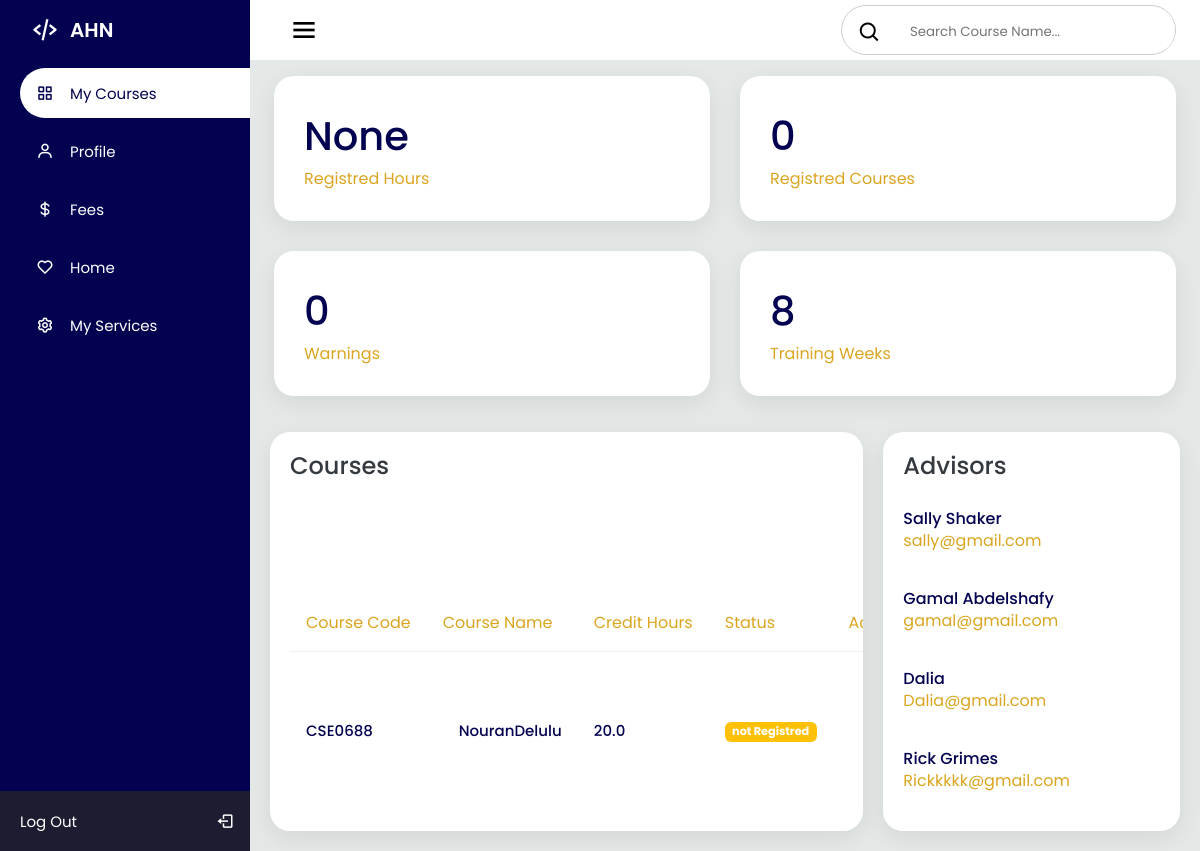
The page /courses on the database as committed earlier.
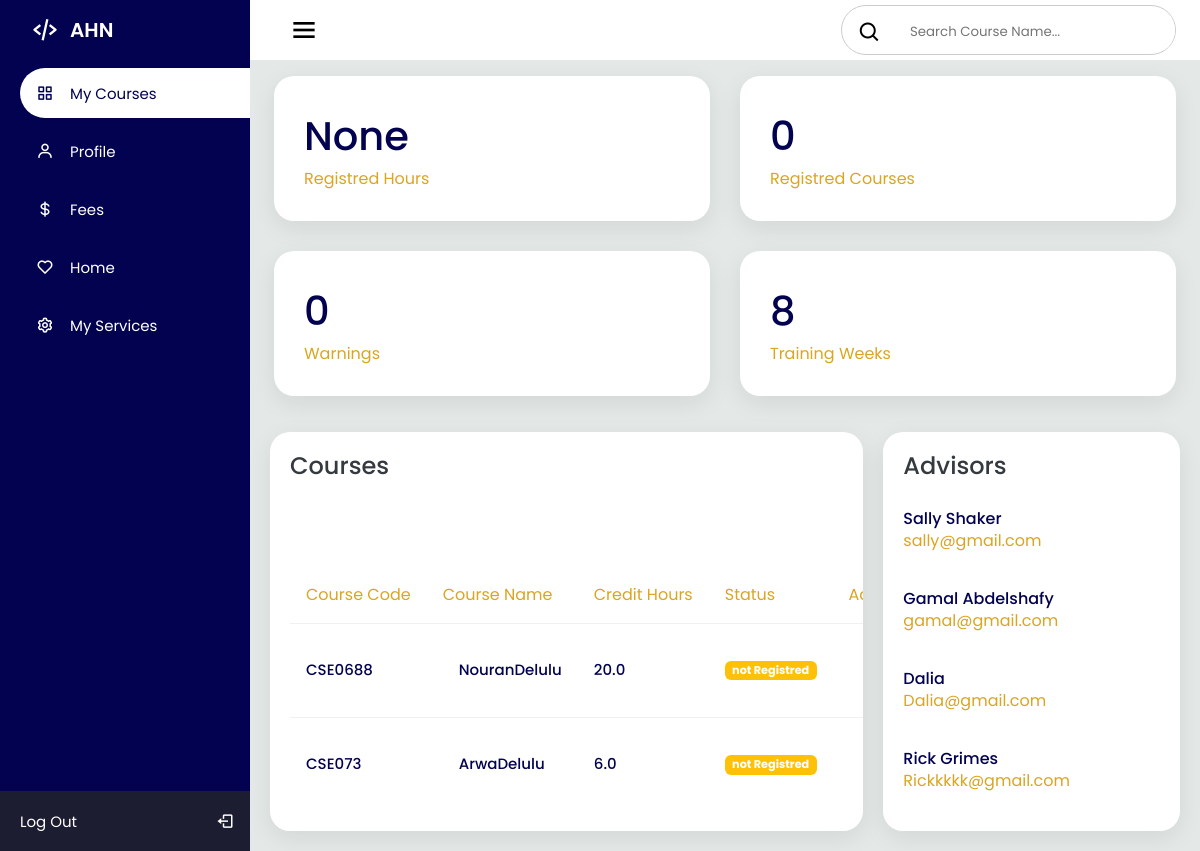
The same page on the database as committed later.
### AHNapp/models.py (models this page shows)
class Course(models.Model):
    id = models.AutoField(primary_key=True)
    Studentid = models.ForeignKey(Student, on_delete=models.CASCADE, default=0)
    CourseTitle = models.CharField(max_length=200)
    CourseCode = models.CharField(max_length=200)
    CourseWeight = models.FloatField()
    CourseGrade = models.FloatField()
    isReg = models.BooleanField(default=False)

class User(AbstractUser):
    name = models.CharField(max_length=200)
    password = models.CharField(max_length=200)
    id = models.AutoField(primary_key=True)
    email = models.EmailField(max_length=200)
    USERNAME_FIELD = 'email'

class Advisor(User):
    position = models.CharField(max_length=200)

class User(AbstractUser):
    name = models.CharField(max_length=200)
    password = models.CharField(max_length=200)
    id = models.AutoField(primary_key=True)
    email = models.EmailField(max_length=200)
    USERNAME_FIELD = 'email'

### AHNapp/views.py (the view)
# urls.py: path('courses', views.courses, name='courses'),
def courses(request):
    items = Course.objects.all()
    advisorat = Advisor.objects.all()
    total_weight = Course.objects.all().filter(isReg=True).aggregate(Sum('CourseWeight'))['CourseWeight__sum']
    regis_num = Course.objects.filter(isReg=True).count()
    return render(request, 'courses.html', {'courses': items,'total_weight': total_weight,"regis_num":regis_num,'advisorat':advisorat})

### AHNapp/templates/courses.html (shortened to what this page needs)
<!DOCTYPE html>
<html lang="en">
<head>
  <link rel="stylesheet" href="courses.css">
  <link href='https://unpkg.com/boxicons@2.1.1/css/boxicons.min.css' rel='stylesheet'>
</head>
<body>
  <div class="sidebar">
    <div class="logo_details">
      <i class='bx bx-code-alt'></i>
      <div class="logo_name">
        AHN
      </div>
    </div>
    <ul>
      <li>
        <a href="#" class="active">
          <i class='bx bx-grid-alt'></i>
          <span class="links_name">
            My Courses
          </span>
        </a>
      </li>
      <li>
        <a href="#">
            <i class='bx bx-user'></i>
          <span class="links_name">
            Profile
          </span>
        </a>
      </li>
      <li>
        <a href="fees.html">
          <i class='bx bx-dollar' ></i>
          <span class="links_name">
            Fees
          </span>
        </a>
      </li>
      <li>
        <a href="homepage.html">
          <i class='bx bx-heart'></i>
          <span class="links_name">
            Home
          </span>
        </a>
      </li>
      <li>
        <a href="#">
          <i class='bx bx-cog'></i>
          <span class="links_name">
            My Services
          </span>
        </a>
      </li>
      <li class="login">
        <a href="index.html">
          <span class="links_name login_out">
            Log Out
          </span>
          <i class='bx bx-log-out' id="log_out"></i>
        </a>
      </li>
    </ul>
  </div>
  <section class="home_section">
    <div class="topbar">
      <div class="toggle">
        <i class='bx bx-menu' id="btn"></i>
      </div>
      <div class="search_wrapper">
        <label>
          <span>
            <i class='bx bx-search'></i>
          </span>
          <input type="search" placeholder="Search Course Name...">
        </label>
      </div>
    </div>
    <div class="card-boxes">
      <div class="box">
        <div class="right_side">
          <div class="numbers">{{total_weight}}</div>
          <div class="box_topic">Registred Hours </div>
        </div>
      </div>
      <div class="box">
        <div class="right_side">
          <div class="numbers">{{regis_num}}</div>
          <div class="box_topic">Registred Courses</div>
        </div>
      </div>
      <div class="box">
        <div class="right_side">
          <div class="numbers">0</div>
          <div class="box_topic">Warnings</div>
        </div>
      </div>
      <div class="box">
        <div class="right_side">
          <div class="numbers">8</div>
          <div class="box_topic">Training Weeks</div>
        </div>
      </div>
    </div>
    <div class="details">
      <div class="Course_name">
        <div class="card_header">
          <h2>Courses</h2>
        </div>
        <table>
          <thead>
            <tr>
              <td>Course Code</td>
              <td>Course Name</td>
              <td>Credit Hours</td>
              <td>Status</td>
              <td>Add/Drop Request</td>
            </tr>
          </thead>
          <tbody>
            {% for course in courses %}
            <tr>
              <td>{{course.CourseCode}}</td>
              <td>{{course.CourseTitle}}</td>
              <td>{{course.CourseWeight}}</td>
              <td>
              {%if course.isReg %}
                {% if course.CourseGrade > 0.00 %}
                  <span class="badge bg_seccuss">
                    {{course.CourseGrade}}
                  </span>
                {% else %}
                  <span class="badge bg_seccuss">
                    Registred
                  </span>
                {% endif %}
              </td>
              <td>
                <form method="POST" action="{% url 'drop_course' course.id %}">
                  {% csrf_token %}
                  <button type="submit" class="badge bg_danger">Drop</button>
              </form>
            </td>
              {% else %}
                <span class="badge bg_notReg">
                  not Registred
                </span>
              </td>
              <td>
            </td>
              {% endif %}
            </tr>
          {% endfor %}
          </tbody>
        </table>
      </div>
      <div class="Tutors_name">
        <div class="card_header">
          <h2>Advisors</h2>
        </div>
        <table>
          <tbody>
            {% for advisor in advisorat %}
            <tr>
              <td>
                <h4>{{advisor.name}}</h4>
                <span>{{advisor.email}}</span>
              </td>
            </tr>
            {% endfor %}
              <td>
                <h4>Rick Grimes</h4>
                <span>Rickkkkk@gmail.com</span>
              </td>
          </tbody>
        </table>
      </div>
    </div>
  </section>
</body>
</html>

Rows that differ between the two databases and show on the page:
added Course: CourseCode "CSE073", CourseTitle "ArwaDelulu", CourseWeight "6.0", isReg "not Registred"
